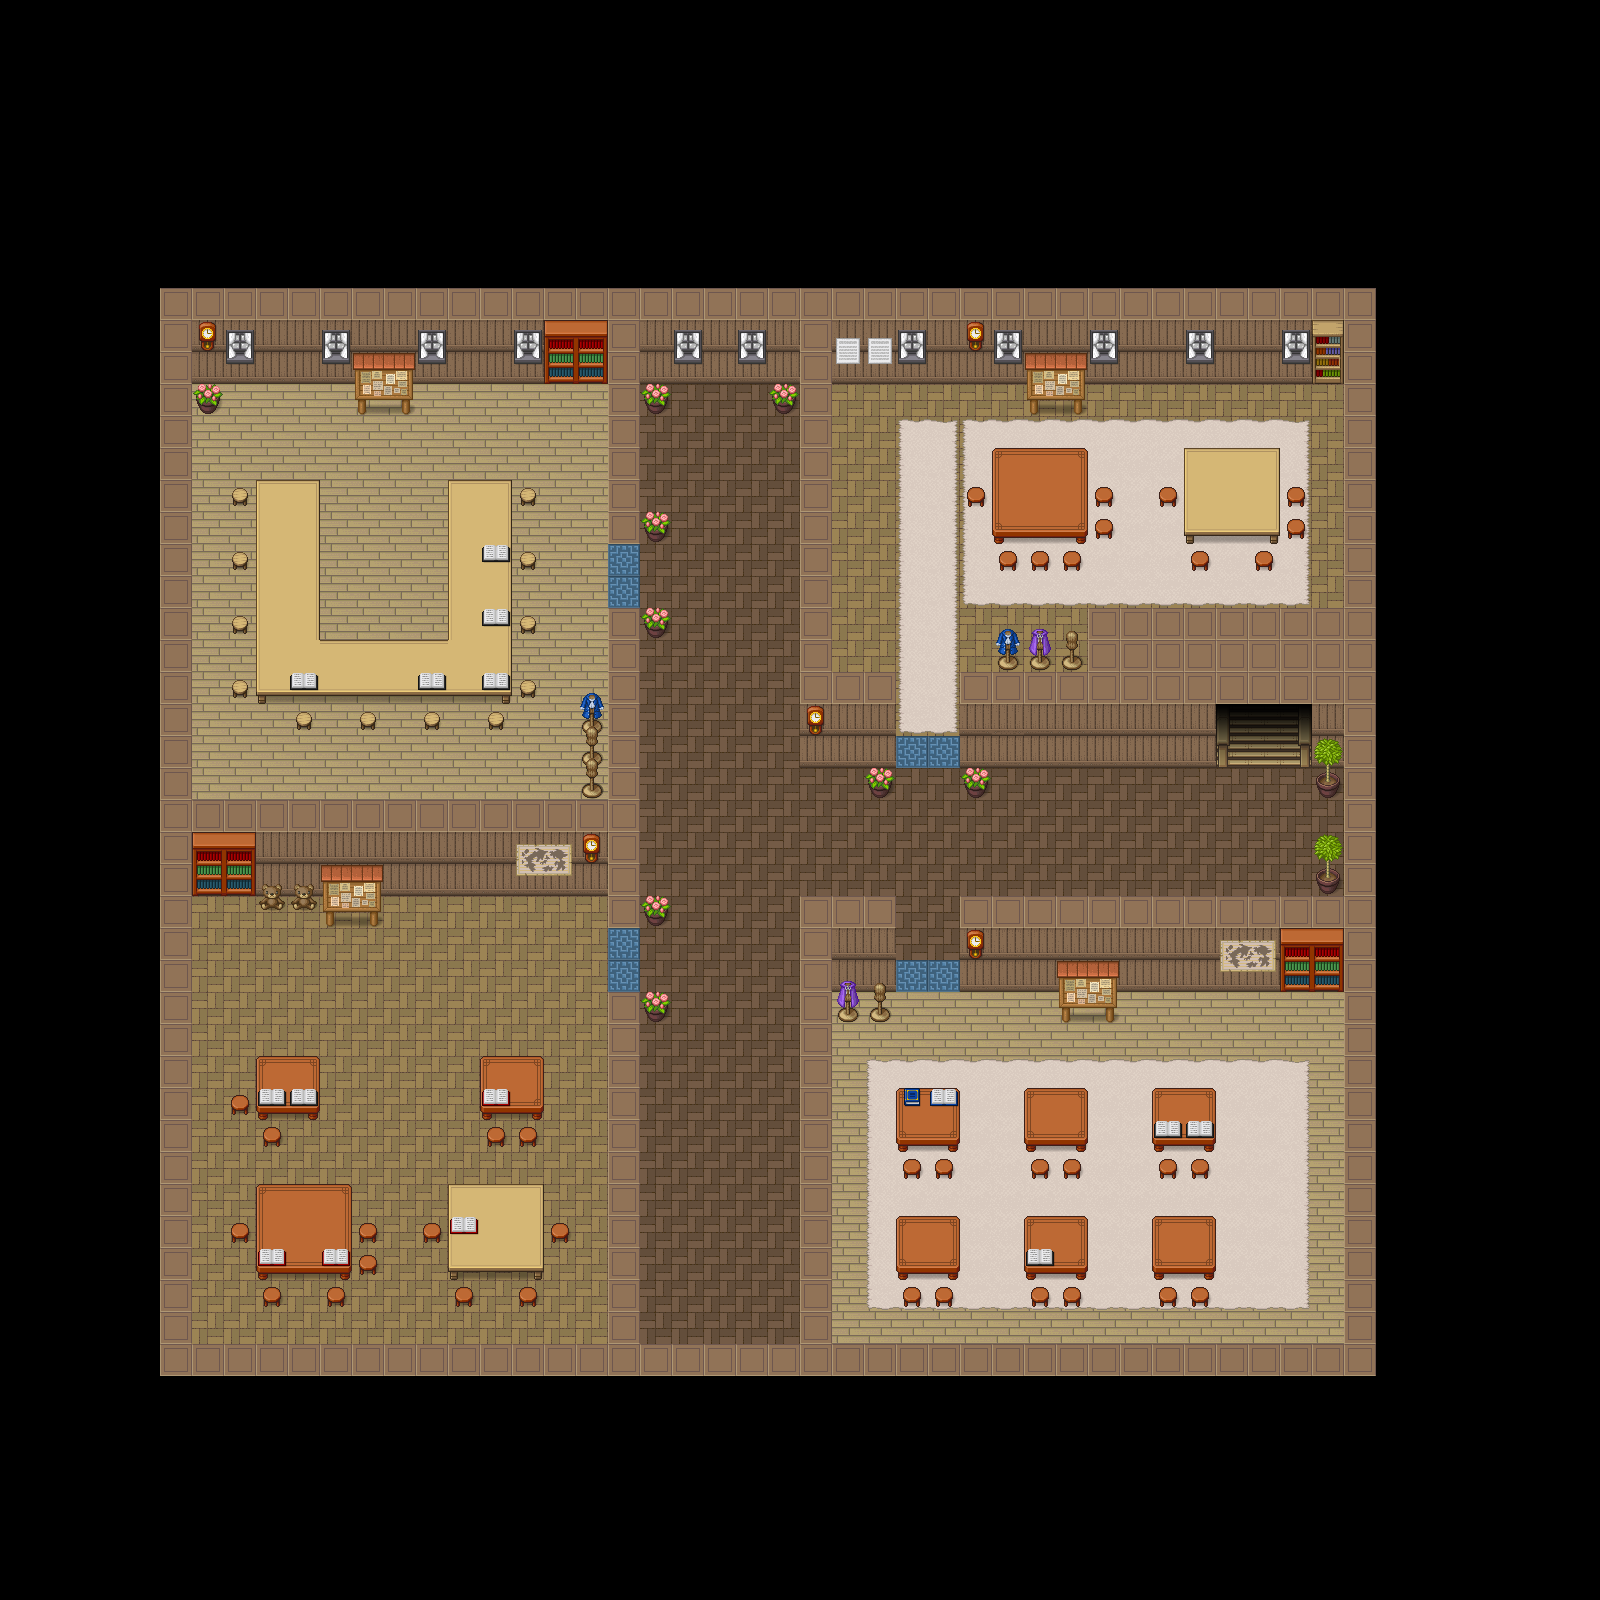

Rendered tile map (Tiled .tmx) drawn with the repository's tilesets; below, a short description and the map source with its tile grids summarised:
An orthogonal 50x50 tile map with 32x32 px tiles, 7 tile layers (floor, carpet, wall, staris/door, ...), 2 tilesets and 10 objects (2x start, 2x classroom1, 2x classroom2, 2x classroom3, 2x classroom4).

<map version="1.8" tiledversion="1.8.4" orientation="orthogonal" renderorder="right-down" width="50" height="50" tilewidth="32" tileheight="32" infinite="0" nextlayerid="9" nextobjectid="14">
 <tileset firstgid="1" source="rpg.tsx" />
 <tileset firstgid="1065" source="LightShadow.tsx" />
 <layer id="1" name="floor" width="50" height="50">
  <data>[2500 cells, 1006 non-empty, 3 distinct tile ids]</data>
 </layer>
 <layer id="8" name="carpet" width="50" height="50">
  <data>[2500 cells, 210 non-empty, 10 distinct tile ids]</data>
 </layer>
 <objectgroup id="7" name="Objekte">
  <object id="1" name="down" type="start" x="1263" y="787">
   <point />
  </object>
  <object id="3" name="classroom1" x="926.667" y="756">
   <point />
  </object>
  <object id="4" name="classroom2" x="927.333" y="976.667">
   <point />
  </object>
  <object id="5" name="classroom3" x="622" y="958.667">
   <point />
  </object>
  <object id="6" name="classroom4" x="621.333" y="578.667">
   <point />
  </object>
  <object id="7" name="start" x="731.333" y="840">
   <point />
  </object>
  <object id="8" name="classroom1" x="834.213" y="374.9" width="514.666" height="352">
   <properties>
    <property name="type" value="RoomMeeting" />
   </properties>
  </object>
  <object id="11" name="classroom4" x="195.305" y="377.762" width="421.333" height="416">
   <properties>
    <property name="type" value="RoomMeeting" />
   </properties>
  </object>
  <object id="12" name="classroom3" x="195.305" y="889.762" width="421.333" height="449.333">
   <properties>
    <property name="type" value="RoomMeeting" />
   </properties>
  </object>
  <object id="13" name="classroom2" x="832.639" y="987.095" width="516" height="353.333">
   <properties>
    <property name="type" value="RoomMeeting" />
   </properties>
  </object>
 </objectgroup>
 <layer id="2" name="wall" width="50" height="50">
  <data>[2500 cells, 397 non-empty, 4 distinct tile ids]</data>
 </layer>
 <layer id="4" name="staris/door" width="50" height="50">
  <data>[2500 cells, 12 non-empty, 9 distinct tile ids]</data>
 </layer>
 <layer id="3" name="decoration" width="50" height="50">
  <data>[2500 cells, 242 non-empty, 49 distinct tile ids]</data>
 </layer>
 <layer id="5" name="decoration2" width="50" height="50">
  <data>[2500 cells, 28 non-empty, 7 distinct tile ids]</data>
 </layer>
 <layer id="6" name="shadow" width="50" height="50">
  <data>[2500 cells, 6 non-empty, 2 distinct tile ids]</data>
 </layer>
</map>
